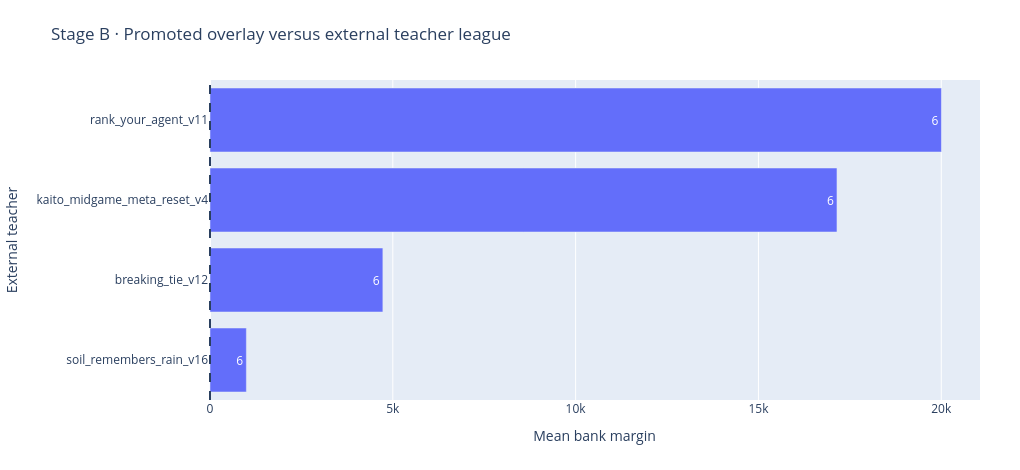

Write notebook code for a chart like this one.
### Code cell
fig = px.bar(
    stage_b.sort_values("mean_margin"),
    x="mean_margin",
    y="opponent",
    orientation="h",
    text="wins",
    title="Stage B · Promoted overlay versus external teacher league",
    labels={"mean_margin": "Mean bank margin", "opponent": "External teacher"},
)
fig.update_layout(width=1020, height=470, margin=dict(l=170, r=40, t=80, b=70))
fig.add_vline(x=0, line_dash="dash")
fig.show()

### Figure 1 — Plotly figure (JSON) as saved in the notebook; plotly's stock layout.template omitted (floating-point values rounded to 4 significant figures)
{"data": [{"hovertemplate": "Mean bank margin=%{x}<br>External teacher=%{y}<br>wins=%{text}<extra></extra>", "legendgroup": "", "marker": {"color": "#636efa", "pattern": {"shape": ""}}, "name": "", "orientation": "h", "showlegend": false, "text": [6.0, 6.0, 6.0, 6.0], "textposition": "auto", "type": "bar", "x": [994.7, 4728.0, 17150.0, 20010.0], "xaxis": "x", "y": ["soil_remembers_rain_v16", "breaking_tie_v12", "kaito_midgame_meta_reset_v4", "rank_your_agent_v11"], "yaxis": "y"}], "layout": {"barmode": "relative", "height": 470, "legend": {"tracegroupgap": 0}, "margin": {"b": 70, "l": 170, "r": 40, "t": 80}, "shapes": [{"line": {"dash": "dash"}, "type": "line", "x0": 0, "x1": 0, "xref": "x", "y0": 0, "y1": 1, "yref": "y domain"}], "title": {"text": "Stage B · Promoted overlay versus external teacher league"}, "width": 1020, "xaxis": {"anchor": "y", "domain": [0.0, 1.0], "title": {"text": "Mean bank margin"}}, "yaxis": {"anchor": "x", "domain": [0.0, 1.0], "title": {"text": "External teacher"}}}}
